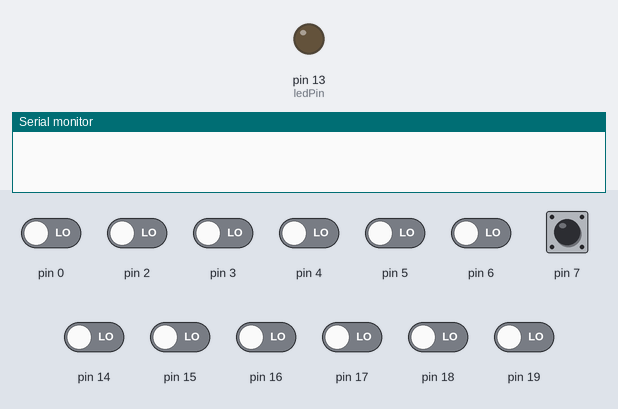
Simulated run of this sketch. Board: Arduino Uno, built with avr-gcc and run on an emulated ATmega328P. On the bench: output pins drawn as LEDs (lit = HIGH), the last lines printed to the serial monitor. The test bench sets the inputs (shaded band); at power-on: pin 7 HIGH, pin 0, pin 2–6, pin 14–19 LOW.

Above: at 1.2 s.
1.3 s: pin 0 driven HIGH
At 1.8 s:
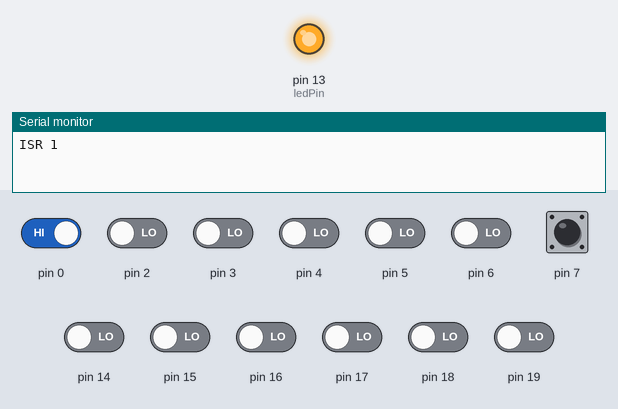
2.8 s: pin 0 driven LOW
At 4.0 s:
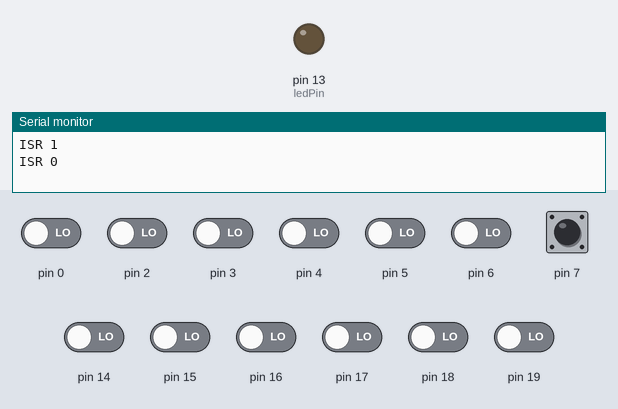
4.3 s: pin 2 driven HIGH
At 5.3 s:
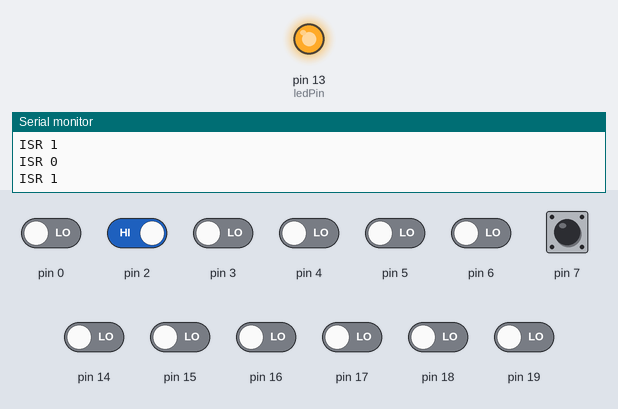
Timing chart, 0 to 7.3 s (numbered marks = the images above; inputs shaded):
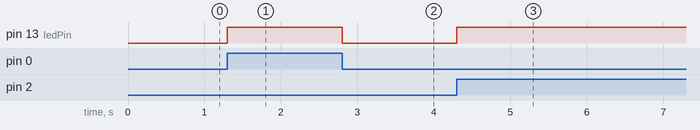

Measured:
- after the input at 1.3 s, pin 13 (ledPin): LOW → HIGH at once
- after the input at 2.8 s, pin 13 (ledPin): HIGH → LOW at once
- after the input at 4.3 s, pin 13 (ledPin): LOW → HIGH at once

The sketch:

Lab9.2.ino
```cpp
const byte ledPin = 13;
volatile byte state = LOW;

void setup(){
   pinMode(ledPin, OUTPUT);
   pinMode(7, INPUT_PULLUP);
  // PCMSK0 = B00001111; //d8 - d13
   PCMSK1 = B01111111; //enable PCINT8 (A0)
   PCMSK2 = B11111101; // d0 - f7

   PCIFR = B00000000; // clear all interrupt flags
   PCICR = B00000111; // enable PCIE1 group

   sei();


  Serial.begin(9600);


}

void loop(){
    //digitalWrite(ledPin, state);
  // Serial.println("ISR " + String(state));
}

ISR(PCINT0_vect) {
   state = !state;
    digitalWrite(ledPin, state);
    Serial.println("ISR " + String(state));
}

ISR(PCINT1_vect) {
   state = !state;
   digitalWrite(ledPin, state);
    Serial.println("ISR " + String(state));

}

ISR(PCINT2_vect) {
   state = !state;

    Serial.println("ISR " + String(state));
    digitalWrite(ledPin, state);
}
```
